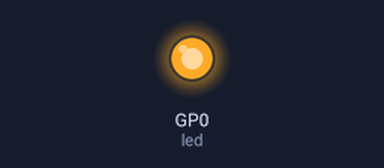
The program below on a simulated Raspberry Pi Pico running MicroPython. Shown: output pins drawn as LEDs (lit = HIGH). At 0.0 s the program stops and its outputs stay as they are.

Above: at 0.1 s.
Timing chart, 0 to 1.5 s (numbered marks = the images above):
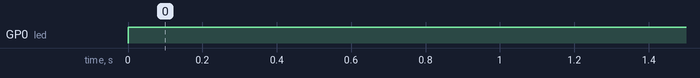

The program:

LED.py
```python
'''
 * Keyestudio 37 in 1 Starter Kit for Raspberry Pi Pico
 * lesson 1.1
 * turn on led
 * http://www.keyestudio.com
'''
from machine import Pin

led = Pin(0, Pin.OUT)# 构建led对象,外接LED灯连接与引脚0相连，并设置引脚0为输出模式

led.value(1)# 高电平点亮
    
```

Measured:
- by itself, GP0 (led): LOW → HIGH at 0.00 s
